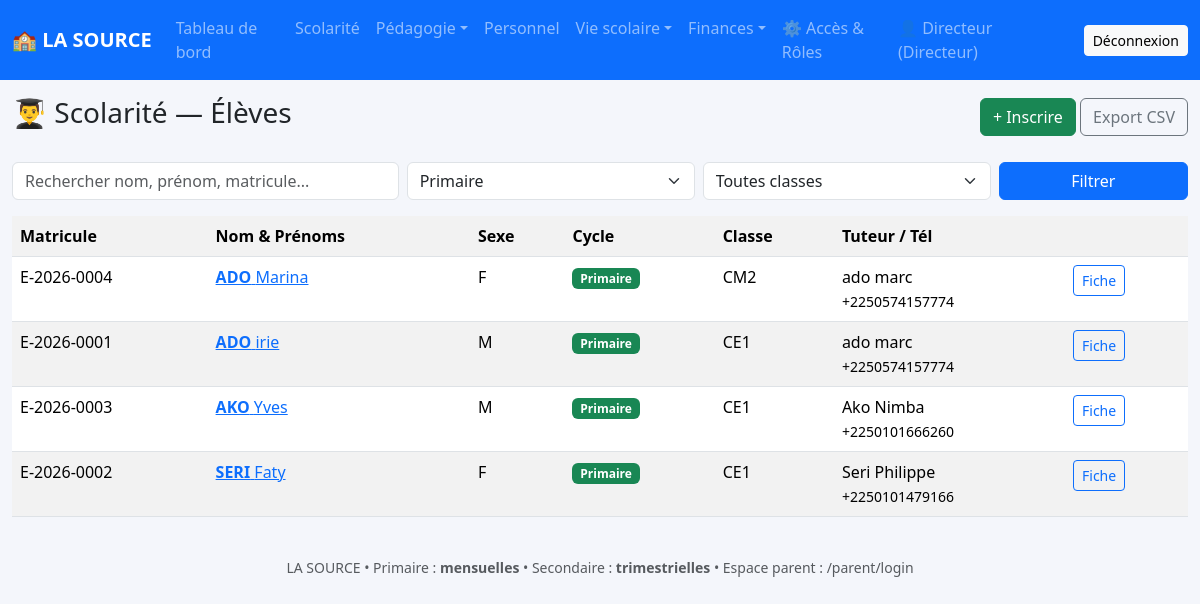
The page /eleves (signed in) on the database its author committed.
### tables this page shows
CREATE TABLE settings(cle TEXT PRIMARY KEY, valeur TEXT);

CREATE TABLE eleves(id INTEGER PRIMARY KEY AUTOINCREMENT, matricule TEXT UNIQUE, nom TEXT, prenoms TEXT, sexe TEXT, date_naissance TEXT, lieu_naissance TEXT DEFAULT '', cycle TEXT, classe_id INTEGER, tuteur TEXT, telephone_tuteur TEXT, adresse TEXT DEFAULT '', statut TEXT DEFAULT 'Inscrit', annee_id INTEGER, date_inscription TEXT);

CREATE TABLE classes(id INTEGER PRIMARY KEY AUTOINCREMENT, nom TEXT UNIQUE, cycle TEXT, niveau TEXT, titulaire TEXT DEFAULT '', effectif_max INTEGER DEFAULT 60, frais_inscription INTEGER DEFAULT 0, frais_scolarite INTEGER DEFAULT 0, frais_cantine INTEGER DEFAULT 0, frais_transport INTEGER DEFAULT 0);

### app.py (the view)
@app.route("/eleves")
@login_required
def eleves():
    db = get_db(); an = annee_active()
    q = request.args.get("q","").strip()
    cycle = request.args.get("cycle","")
    classe_id = request.args.get("classe_id","")
    _t = get_setting("type_etab", "Mixte")
    if not cycle:
        if _t == "Primaire seul": cycle = "Primaire"
        elif _t == "Secondaire seul": cycle = "Secondaire"
    sql = """SELECT e.*, cl.nom classe_nom FROM eleves e LEFT JOIN classes cl ON cl.id=e.classe_id WHERE e.annee_id=?"""
    params = [an["id"]]
    if q: sql += " AND (e.nom LIKE ? OR e.prenoms LIKE ? OR e.matricule LIKE ?)"; params += [f"%{q}%"]*3
    if cycle: sql += " AND e.cycle=?"; params.append(cycle)
    if classe_id: sql += " AND e.classe_id=?"; params.append(classe_id)
    sql += " ORDER BY e.nom, e.prenoms"
    rows = db.execute(sql, params).fetchall()
    classes = classes_filtrees()
    return render_template("eleves.html", eleves=rows, classes=classes, q=q, cycle=cycle, classe_id=classe_id, annee=an)

### app.py (called while the page is built)
def get_db():
    if "db" not in g:
        g.db = sqlite3.connect(DB_PATH)
        g.db.row_factory = sqlite3.Row
    return g.db

@app.before_request
def _migrate():
    ensure_schema()

def annee_active():
    db = get_db()
    a = db.execute("SELECT * FROM annees WHERE active=1").fetchone()
    if not a:
        a = db.execute("SELECT * FROM annees ORDER BY id DESC").fetchone()
    return a

def login_required(f):
    @wraps(f)
    def d(*a, **kw):
        if "user_id" not in session:
            return redirect(url_for("login"))
        return f(*a, **kw)
    return d

def get_setting(cle, defaut=""):
    try:
        r = get_db().execute("SELECT valeur FROM settings WHERE cle=?", (cle,)).fetchone()
        return r["valeur"] if r else defaut
    except: return defaut

def classes_filtrees():
    t = get_setting("type_etab", "Mixte")
    db = get_db()
    if t == "Primaire seul":
        return db.execute("SELECT * FROM classes WHERE cycle='Primaire' ORDER BY nom").fetchall()
    if t == "Secondaire seul":
        return db.execute("SELECT * FROM classes WHERE cycle='Secondaire' ORDER BY nom").fetchall()
    return db.execute("SELECT * FROM classes ORDER BY cycle, nom").fetchall()

@app.context_processor
def inject_ecole():
    try: return dict(ecole_nom=get_setting("ecole_nom", "Mon École Privée"), type_etab=get_setting("type_etab", "Mixte"))
    except: return dict(ecole_nom="Mon École Privée", type_etab="Mixte")

### templates/eleves.html (shortened to what this page needs)
{% extends "base.html" %}{% block title %}Élèves{% endblock %}{% block content %}
<div class="d-flex justify-content-between align-items-center"><h3>👨‍🎓 Scolarité — Élèves</h3>
<div><a href="{{ url_for('eleve_ajouter') }}" class="btn btn-success">+ Inscrire</a> <a href="{{ url_for('export_eleves') }}" class="btn btn-outline-secondary">Export CSV</a></div></div>
<form class="row g-2 my-3" method="get">
<div class="col-md-4"><input name="q" value="{{ q }}" class="form-control" placeholder="Rechercher nom, prénom, matricule..."></div>
<div class="col-md-3"><select name="cycle" class="form-select"><option {{ 'selected' if cycle=='Primaire' }}>Primaire</option></select></div>
<div class="col-md-3"><select name="classe_id" class="form-select"><option value="">Toutes classes</option></select></div>
<div class="col-md-2"><button class="btn btn-primary w-100">Filtrer</button></div></form>
<div class="table-responsive"><table class="table table-striped table-hover">
<tr><th>Matricule</th><th>Nom & Prénoms</th><th>Sexe</th><th>Cycle</th><th>Classe</th><th>Tuteur / Tél</th><th></th></tr>
{% for e in eleves %}<tr><td>{{ e['matricule'] }}</td><td><a href="{{ url_for('eleve_fiche', eid=e['id']) }}"><b>{{ e['nom'] }}</b> {{ e['prenoms'] }}</a></td>
<td>{{ e['sexe'] }}</td><td><span class="badge {{ 'bg-success' if e['cycle']=='Primaire' else 'bg-info' }}">{{ e['cycle'] }}</span></td>
<td>{{ e['classe_nom'] }}</td><td>{{ e['tuteur'] }}<br><small>{{ e['telephone_tuteur'] }}</small></td>
<td><a href="{{ url_for('eleve_fiche', eid=e['id']) }}" class="btn btn-sm btn-outline-primary">Fiche</a></td></tr>
{% else %}<tr><td colspan="7" class="text-center text-muted">Aucun élève trouvé.</td></tr>{% endfor %}
</table></div>{% endblock %}

### templates/base.html (shortened to what this page needs)
<!doctype html>
<html lang="fr">
<head>
<link href="https://cdn.jsdelivr.net/npm/bootstrap@5.3.3/dist/css/bootstrap.min.css" rel="stylesheet">
<link rel="stylesheet" href="{{ url_for('static', filename='style.css') }}">
</head>
<body>
{% if session.get('user_id') %}
<nav class="navbar navbar-expand-lg navbar-dark bg-primary sticky-top">
<div class="container-fluid">
<a class="navbar-brand fw-bold" href="{{ url_for('dashboard') }}">🏫 {{ ecole_nom }}</a>
<div class="collapse navbar-collapse" id="nav">
<ul class="navbar-nav me-auto">
<li class="nav-item"><a class="nav-link" href="{{ url_for('dashboard') }}">Tableau de bord</a></li>
<li class="nav-item"><a class="nav-link" href="{{ url_for('eleves') }}">Scolarité</a></li>
<li class="nav-item dropdown">
<a class="nav-link dropdown-toggle" data-bs-toggle="dropdown" href="#">Pédagogie</a>
</li>
{% if session.get('role') in ('Directeur','Secrétaire') %}<li class="nav-item"><a class="nav-link" href="{{ url_for('personnel') }}">Personnel</a></li>{% endif %}
<li class="nav-item dropdown">
<a class="nav-link dropdown-toggle" data-bs-toggle="dropdown" href="#">Vie scolaire</a>
</li>
{% if session.get('role') in ('Directeur','Secrétaire','Comptable') %}<li class="nav-item dropdown">
<a class="nav-link dropdown-toggle" data-bs-toggle="dropdown" href="#">Finances</a>
</li>{% endif %}
{% if session.get('role') in ('Directeur','Secrétaire') %}<li class="nav-item"><a class="nav-link" href="{{ url_for('admin') }}">⚙️ Accès & Rôles</a></li>{% endif %}
</ul>
<span class="navbar-text me-3">👤 {{ session.get('nom') }} ({{ session.get('role') }})</span>
<a class="btn btn-light btn-sm" href="{{ url_for('logout') }}">Déconnexion</a>
</div></div></nav>
{% endif %}
<div class="container-fluid mt-3">
{% block content %}{% endblock %}
<footer class="text-center text-muted small my-4">{{ ecole_nom }} • Primaire : <b>mensuelles</b> • Secondaire : <b>trimestrielles</b> • Espace parent : /parent/login</footer>
</div>
</body></html>

### static/style.css (style rules this page uses)
body { background:#f4f6fb }

### rows shown on the page
settings: valeur "LA SOURCE"
eleves: matricule "E-2026-0004", nom "ADO", prenoms "Marina", sexe "F", cycle "Primaire", classe_nom "CM2", tuteur "ado marc", telephone_tuteur "+2250574157774"
eleves: matricule "E-2026-0001", nom "ADO", prenoms "irie", sexe "M", cycle "Primaire", classe_nom "CE1", tuteur "ado marc", telephone_tuteur "+2250574157774"
eleves: matricule "E-2026-0003", nom "AKO", prenoms "Yves", sexe "M", cycle "Primaire", classe_nom "CE1", tuteur "Ako Nimba", telephone_tuteur "+2250101666260"
eleves: matricule "E-2026-0002", nom "SERI", prenoms "Faty", sexe "F", cycle "Primaire", classe_nom "CE1", tuteur "Seri Philippe", telephone_tuteur "+2250101479166"

### other values the page prints
{{ session.get('nom') }} "Directeur"
{{ session.get('role') }} "Directeur"
